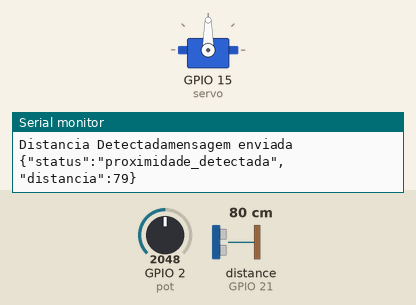
This sketch was run on a simulated ESP32. Parts: servo, the last lines printed to the serial monitor. Wiring (inferred from the names in the program): ultrasonic range finder: trigger GPIO 20; echo GPIO 21. The test bench sets the inputs (shaded band); at power-on: distance to the obstacle (sensor on GPIO 21) 80 cm, GPIO 2 (pot) = 2048. The echo pulse lasts 58.3 µs per cm; WiFi joins after 1.5 s; servers stay silent unless stated; a WiFi scan finds three made-up networks; random numbers use the default seed unless the sketch sets one; no MQTT or app messages arrive unless stated.

Above: at 5.9 s.
6.0 s: distance to the obstacle (sensor on GPIO 21) set to 203 cm
9.9 s: distance to the obstacle (sensor on GPIO 21) set to 213 cm
At 13.3 s:
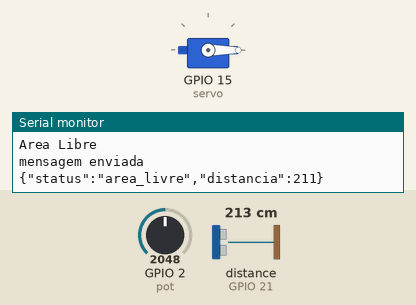
13.9 s: distance to the obstacle (sensor on GPIO 21) set to 2 cm
At 15.7 s:
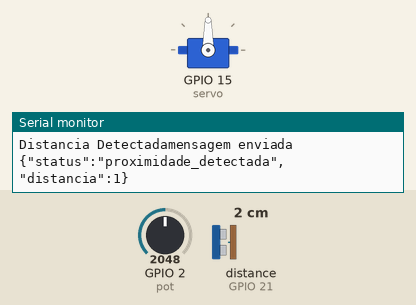
16.2 s: distance to the obstacle (sensor on GPIO 21) set to 250 cm
At 19.4 s:
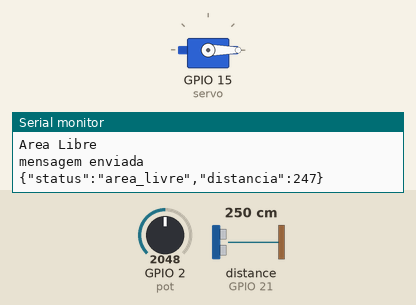
Timing chart, 0 to 20.9 s (numbered marks = the images above; inputs shaded):
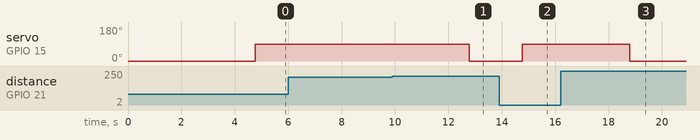

Measured:
- the behaviour switches between 208 and 209 cm on distance to the obstacle (sensor on GPIO 21) (found by bisection; images 0 and 1)
- after the input at 9.9 s, servo on GPIO 15 (servo): 90° → 0° after 2.9 s
- after the input at 13.9 s, servo on GPIO 15 (servo): 0° → 90° after 0.87 s
- after the input at 16.2 s, servo on GPIO 15 (servo): 90° → 0° after 2.6 s

The sketch:

AT03_Placa1.ino
```cpp
#include <WiFi.h>
#include <PubSubClient.h>
#include <ArduinoJson.h>

const String SSID = "";
const String PSWD = "";

const String brokerUrl = "test.mosquitto.org";              //URL do broker (servidor)
const int port = 1883;                                      //Porta do broker (servidor)

const String topic_1 = "Carrinho/Cheios/1";
WiFiClient espClient;
PubSubClient mqttClient(espClient);
void scanLocalworks();
void connectLocalworks();
void connectBroker();
// MQTT
#include <ArduinoJson.h>
String movimento = "";
//JSON
const byte pot = 2;
int angulo = 0;
//POTENCIOMETRO
const byte trigg_pin = 20;
const byte echo_pin = 21;
//SENSOR ULTRASONICO
#include <ESP32Servo.h>
Servo servo;
String status  = "";
//Esp32Servo
bool estado_millis = false;
bool estado_millis_loop = false;
unsigned long negativo_atual = 0;
unsigned long negativo_atual_loop = 0;
void setup() {
  // put your setup code here, to run once:
  Serial.begin(115200); //Inicializa a comunicação serial

   pinMode(pot, INPUT);

//JSON

  scanLocalworks();
  connectLocalworks();
  connectBroker();
//MQTT

  servo.setPeriodHertz(50); // 50Hz padrão para servos
  servo.attach(15, 500, 2400);
  servo.write(0);
// ESP32Servo
 pinMode(echo_pin, INPUT);
  pinMode(trigg_pin, OUTPUT);
//Sensor UltraSonico


}

void loop() {
  // put your main code here, to run repeatedly:
    unsigned long atual =millis();
    unsigned long atual_loop =millis();
    if(atual_loop - negativo_atual_loop >1000 && estado_millis_loop == true){
    negativo_atual_loop = atual;
    digitalWrite(trigg_pin, LOW);
    delayMicroseconds(10);
    digitalWrite(trigg_pin, HIGH);
    delayMicroseconds(10);
    digitalWrite(trigg_pin, LOW);
    delayMicroseconds(10);

    unsigned long duracao = pulseIn(echo_pin, HIGH);

    int sonico = ((duracao * 340)/2)/10000;

  //Sensor UltraSonico
   int distancia_det_pot = map(analogRead(pot),15,4095,15,400);
   Serial.printf("distancia feita pelo potenciometro",distancia_det_pot);
   Serial.println(distancia_det_pot);
   Serial.println();
    if(sonico < distancia_det_pot){
    //if(sonico < 15){
    servo.write(90);
    Serial.print("Distancia Detectada");
    negativo_atual = atual;
    status = "proximidade_detectada";
    //}else if(sonico > 15 && atual - negativo_atual > 3000 && estado_millis == true){
      }else if(sonico > distancia_det_pot && atual - negativo_atual > 3000 && estado_millis == true){
      servo.write(0);

      negativo_atual = atual;
      estado_millis = false;
      status = "area_livre";


      Serial.println("Area Libre");
    }

    StaticJsonDocument<200> doc;
    doc["status"] = status;
    doc["distancia"] = sonico;
    char buffer[200];
    serializeJson(doc,buffer);


  //JSON - ENVIAR
    mqttClient.publish("Carrinho/Cheios/1",buffer);
    Serial.println("mensagem enviada");
    Serial.println(buffer);
    if(WiFi.status() != WL_CONNECTED){
      Serial.print("Conexão Perdida\n");
      connectLocalworks();
    }
    if(!mqttClient.connected()){
      Serial.println("Erro de Conexão no Broker");
      connectBroker();
    }
    mqttClient.loop();
    estado_millis = true;
  }
    estado_millis_loop = true;
}
void connectLocalworks(){
  Serial.println("Iniciando conexão com rede WiFi");

  while (WiFi.status() != WL_CONNECTED){
    WiFi.begin(SSID,PSWD);
    Serial.print(".");
    delay(2000);
  }
  Serial.println("\nConectado!");
}
void scanLocalworks(){
  Serial.println("Iniciando Scan de redes Wi- Fi");
  int number = WiFi.scanNetworks();
  delay (500);
  if(number == -1)  {
    Serial.println("ERRO!. Não deu boa");
  }
  else{
    for(int net = 0; net < number; net++){
      Serial.printf("cont: %d", net);
      Serial.printf("---- %d - %s | %d db\n",net,WiFi.SSID(net),WiFi.RSSI(net));

    }

  }
}
void connectBroker(){
  Serial.println("Conectando ao broker");
  mqttClient.setServer(brokerUrl.c_str(), port);
  String userId = "ESP-alves9";
  userId += String(random(0xffff), HEX);

  while(!mqttClient.connected()){
    mqttClient.connect(userId.c_str());
    Serial.println(".");
    delay(200);
  }
    mqttClient.subscribe("Carrinho/Cheios/1");

    Serial.print("Conectado com sucesso!");
  }
```
